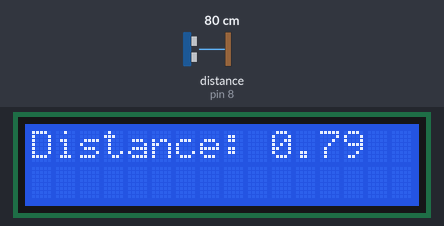
A sketch run on a simulated Arduino Uno, built with avr-gcc and run on an emulated ATmega328P. On the bench: 16×2 character LCD. Wiring (inferred from the names in the program): ultrasonic range finder: trigger pin 7; echo pin 8. Inputs (shaded band) come from the test bench; at power-on: distance to the obstacle (sensor on pin 8) 80 cm. The echo pulse lasts 58.3 µs per cm; what the sketch prints to the serial monitor is not drawn.

Above: at 2.6 s.
2.7 s: distance to the obstacle (sensor on pin 8) set to 2 cm
At 7.0 s:
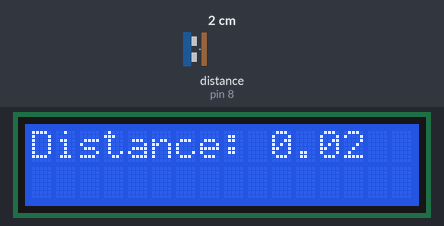
7.7 s: distance to the obstacle (sensor on pin 8) set to 4 cm
At 10.7 s:
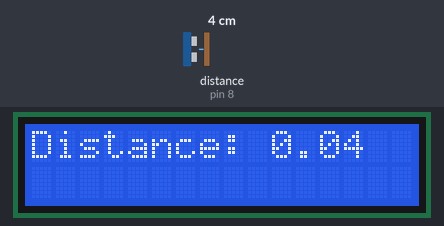
12.7 s: distance to the obstacle (sensor on pin 8) set to 9 cm
At 19.4 s:
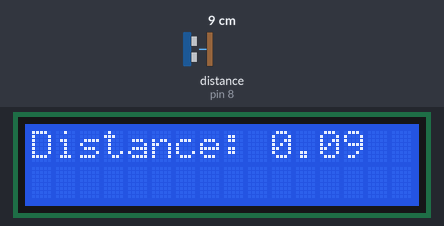
Timing chart, 0 to 20.9 s (numbered marks = the images above; inputs shaded):
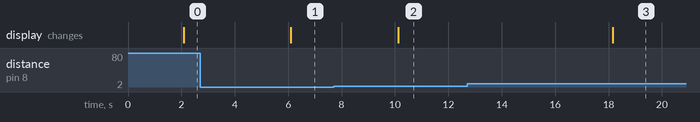

Measured:
- after the input at 2.7 s, the display: changes after 3.4 s (image 1)
- after the input at 7.7 s, the display: changes after 2.4 s (image 2)
- after the input at 12.7 s, the display: changes after 5.5 s (image 3)

The sketch:

ultrasonic.ino
```cpp
#include <LiquidCrystal_I2C.h>

LiquidCrystal_I2C lcd(0x27, 16, 2);

int trig_pin = 7;
int echo_pin = 8;

void setup()
{
  pinMode(trig_pin, OUTPUT);
  pinMode(echo_pin, INPUT);
  Serial.begin(9600);

  lcd.init();
  lcd.backlight();
}

void loop()
{
  digitalWrite(trig_pin, HIGH);
  //delay(10*1000); //10us
  delayMicroseconds(10);

  digitalWrite(trig_pin, LOW);

  float time_duration = pulseIn(echo_pin, HIGH);
  float t = time_duration*0.000001;
  float s = 340*t;
  float actual_distance = s/2.0;

  Serial.println(actual_distance);
  delay(2000);

  lcd.clear();

  lcd.setCursor(0, 0); // start to print at the first row
  lcd.print("Distance: ");
  lcd.print(actual_distance);
  delay(2000);
}

//By Tousifinity
```
